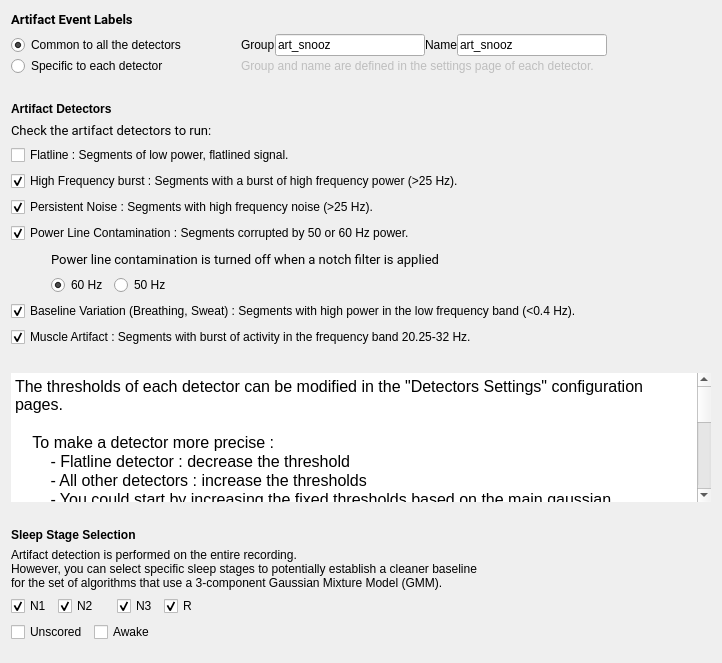
<?xml version="1.0" encoding="UTF-8"?>
<ui version="4.0">
 <class>DetectorsStep</class>
 <widget class="QWidget" name="DetectorsStep">
  <property name="geometry">
   <rect>
    <x>0</x>
    <y>0</y>
    <width>722</width>
    <height>663</height>
   </rect>
  </property>
  <property name="windowTitle">
   <string/>
  </property>
  <property name="styleSheet">
   <string notr="true">font: 12pt &quot;Roboto&quot;;</string>
  </property>
  <layout class="QVBoxLayout" name="verticalLayout_5">
   <item>
    <widget class="QLabel" name="label_3">
     <property name="font">
      <font>
       <family>Roboto</family>
       <pointsize>10</pointsize>
       <weight>50</weight>
       <italic>false</italic>
       <bold>false</bold>
      </font>
     </property>
     <property name="text">
      <string>&lt;html&gt;&lt;head/&gt;&lt;body&gt;&lt;p&gt;&lt;span style=&quot; font-weight:600;&quot;&gt;Artifact Event Labels&lt;/span&gt;&lt;/p&gt;&lt;/body&gt;&lt;/html&gt;</string>
     </property>
    </widget>
   </item>
   <item>
    <layout class="QVBoxLayout" name="verticalLayout_3">
     <property name="spacing">
      <number>0</number>
     </property>
     <item>
      <layout class="QHBoxLayout" name="horizontalLayout_2">
       <item>
        <widget class="QRadioButton" name="common_radioButton">
         <property name="minimumSize">
          <size>
           <width>230</width>
           <height>0</height>
          </size>
         </property>
         <property name="maximumSize">
          <size>
           <width>230</width>
           <height>16777215</height>
          </size>
         </property>
         <property name="text">
          <string>Common to all the detectors</string>
         </property>
         <property name="checked">
          <bool>true</bool>
         </property>
         <attribute name="buttonGroup">
          <string notr="true">buttonGroup</string>
         </attribute>
        </widget>
       </item>
       <item>
        <widget class="QLabel" name="label_4">
         <property name="text">
          <string>Group</string>
         </property>
        </widget>
       </item>
       <item>
        <widget class="QLineEdit" name="unique_group_lineEdit">
         <property name="minimumSize">
          <size>
           <width>150</width>
           <height>0</height>
          </size>
         </property>
         <property name="maximumSize">
          <size>
           <width>150</width>
           <height>16777215</height>
          </size>
         </property>
         <property name="toolTip">
          <string>Write the common artifact event name to use for all the detectors.</string>
         </property>
         <property name="text">
          <string>art_snooz</string>
         </property>
         <property name="alignment">
          <set>Qt::AlignLeading|Qt::AlignLeft|Qt::AlignVCenter</set>
         </property>
        </widget>
       </item>
       <item>
        <widget class="QLabel" name="label_5">
         <property name="text">
          <string>Name</string>
         </property>
        </widget>
       </item>
       <item>
        <widget class="QLineEdit" name="unique_name_lineEdit">
         <property name="minimumSize">
          <size>
           <width>150</width>
           <height>0</height>
          </size>
         </property>
         <property name="maximumSize">
          <size>
           <width>150</width>
           <height>16777215</height>
          </size>
         </property>
         <property name="text">
          <string>art_snooz</string>
         </property>
        </widget>
       </item>
       <item>
        <spacer name="horizontalSpacer_2">
         <property name="orientation">
          <enum>Qt::Horizontal</enum>
         </property>
         <property name="sizeHint" stdset="0">
          <size>
           <width>40</width>
           <height>20</height>
          </size>
         </property>
        </spacer>
       </item>
      </layout>
     </item>
     <item>
      <layout class="QHBoxLayout" name="horizontalLayout_3">
       <item>
        <widget class="QRadioButton" name="specific_radioButton">
         <property name="minimumSize">
          <size>
           <width>230</width>
           <height>0</height>
          </size>
         </property>
         <property name="maximumSize">
          <size>
           <width>230</width>
           <height>16777215</height>
          </size>
         </property>
         <property name="text">
          <string>Specific to each detector</string>
         </property>
         <attribute name="buttonGroup">
          <string notr="true">buttonGroup</string>
         </attribute>
        </widget>
       </item>
       <item>
        <widget class="QLabel" name="specific_name_label">
         <property name="enabled">
          <bool>false</bool>
         </property>
         <property name="maximumSize">
          <size>
           <width>16777215</width>
           <height>16777215</height>
          </size>
         </property>
         <property name="text">
          <string>Group and name are defined in the settings page of each detector.</string>
         </property>
        </widget>
       </item>
       <item>
        <spacer name="horizontalSpacer_6">
         <property name="orientation">
          <enum>Qt::Horizontal</enum>
         </property>
         <property name="sizeHint" stdset="0">
          <size>
           <width>40</width>
           <height>20</height>
          </size>
         </property>
        </spacer>
       </item>
      </layout>
     </item>
    </layout>
   </item>
   <item>
    <spacer name="verticalSpacer_3">
     <property name="orientation">
      <enum>Qt::Vertical</enum>
     </property>
     <property name="sizeType">
      <enum>QSizePolicy::Fixed</enum>
     </property>
     <property name="sizeHint" stdset="0">
      <size>
       <width>20</width>
       <height>20</height>
      </size>
     </property>
    </spacer>
   </item>
   <item>
    <layout class="QVBoxLayout" name="verticalLayout_2">
     <item>
      <widget class="QLabel" name="label_6">
       <property name="text">
        <string>&lt;html&gt;&lt;head/&gt;&lt;body&gt;&lt;p&gt;&lt;span style=&quot; font-weight:600;&quot;&gt;Artifact Detectors&lt;/span&gt;&lt;/p&gt;&lt;/body&gt;&lt;/html&gt;</string>
       </property>
      </widget>
     </item>
     <item>
      <widget class="QLabel" name="label_2">
       <property name="font">
        <font>
         <family>Roboto</family>
         <pointsize>10</pointsize>
         <weight>50</weight>
         <italic>false</italic>
         <bold>false</bold>
        </font>
       </property>
       <property name="text">
        <string>Check the artifact detectors to run:</string>
       </property>
      </widget>
     </item>
     <item>
      <widget class="QCheckBox" name="flatline_checkBox">
       <property name="text">
        <string>Flatline : Segments of low power, flatlined signal.</string>
       </property>
       <property name="checked">
        <bool>false</bool>
       </property>
      </widget>
     </item>
     <item>
      <widget class="QCheckBox" name="highfreq_checkBox">
       <property name="text">
        <string>High Frequency burst : Segments with a burst of high frequency power (&gt;25 Hz).</string>
       </property>
       <property name="checked">
        <bool>true</bool>
       </property>
      </widget>
     </item>
     <item>
      <widget class="QCheckBox" name="persistent_checkBox">
       <property name="text">
        <string>Persistent Noise : Segments with high frequency noise (&gt;25 Hz).</string>
       </property>
       <property name="checked">
        <bool>true</bool>
       </property>
      </widget>
     </item>
     <item>
      <widget class="QCheckBox" name="powerline_checkBox">
       <property name="text">
        <string>Power Line Contamination : Segments corrupted by 50 or 60 Hz power.</string>
       </property>
       <property name="checked">
        <bool>true</bool>
       </property>
      </widget>
     </item>
     <item>
      <layout class="QVBoxLayout" name="verticalLayout">
       <item>
        <layout class="QHBoxLayout" name="horizontalLayout_5">
         <item>
          <spacer name="horizontalSpacer_5">
           <property name="orientation">
            <enum>Qt::Horizontal</enum>
           </property>
           <property name="sizeType">
            <enum>QSizePolicy::Fixed</enum>
           </property>
           <property name="sizeHint" stdset="0">
            <size>
             <width>40</width>
             <height>20</height>
            </size>
           </property>
          </spacer>
         </item>
         <item>
          <widget class="QLabel" name="label">
           <property name="font">
            <font>
             <family>Roboto</family>
             <pointsize>10</pointsize>
             <weight>50</weight>
             <italic>false</italic>
             <bold>false</bold>
            </font>
           </property>
           <property name="text">
            <string>Power line contamination is turned off when a notch filter is applied</string>
           </property>
          </widget>
         </item>
        </layout>
       </item>
       <item>
        <layout class="QHBoxLayout" name="horizontalLayout">
         <item>
          <spacer name="horizontalSpacer_4">
           <property name="orientation">
            <enum>Qt::Horizontal</enum>
           </property>
           <property name="sizeType">
            <enum>QSizePolicy::Fixed</enum>
           </property>
           <property name="sizeHint" stdset="0">
            <size>
             <width>40</width>
             <height>20</height>
            </size>
           </property>
          </spacer>
         </item>
         <item>
          <widget class="QRadioButton" name="radioButton_60Hz">
           <property name="maximumSize">
            <size>
             <width>150</width>
             <height>16777215</height>
            </size>
           </property>
           <property name="text">
            <string>60 Hz</string>
           </property>
           <property name="checked">
            <bool>true</bool>
           </property>
           <attribute name="buttonGroup">
            <string notr="true">buttonGroup_2</string>
           </attribute>
          </widget>
         </item>
         <item>
          <widget class="QRadioButton" name="radioButton_50Hz">
           <property name="maximumSize">
            <size>
             <width>150</width>
             <height>16777215</height>
            </size>
           </property>
           <property name="text">
            <string>50 Hz</string>
           </property>
           <attribute name="buttonGroup">
            <string notr="true">buttonGroup_2</string>
           </attribute>
          </widget>
         </item>
         <item>
          <spacer name="horizontalSpacer_3">
           <property name="orientation">
            <enum>Qt::Horizontal</enum>
           </property>
           <property name="sizeHint" stdset="0">
            <size>
             <width>40</width>
             <height>20</height>
            </size>
           </property>
          </spacer>
         </item>
        </layout>
       </item>
      </layout>
     </item>
     <item>
      <widget class="QCheckBox" name="bslvar_checkBox">
       <property name="text">
        <string>Baseline Variation (Breathing, Sweat) : Segments with high power in the low frequency band (&lt;0.4 Hz).</string>
       </property>
       <property name="checked">
        <bool>true</bool>
       </property>
      </widget>
     </item>
     <item>
      <widget class="QCheckBox" name="muscle_checkBox">
       <property name="text">
        <string>Muscle Artifact : Segments with burst of activity in the frequency band 20.25-32 Hz.</string>
       </property>
       <property name="checked">
        <bool>true</bool>
       </property>
      </widget>
     </item>
    </layout>
   </item>
   <item>
    <spacer name="verticalSpacer">
     <property name="orientation">
      <enum>Qt::Vertical</enum>
     </property>
     <property name="sizeType">
      <enum>QSizePolicy::Fixed</enum>
     </property>
     <property name="sizeHint" stdset="0">
      <size>
       <width>20</width>
       <height>20</height>
      </size>
     </property>
    </spacer>
   </item>
   <item>
    <widget class="QTextEdit" name="textEdit">
     <property name="sizePolicy">
      <sizepolicy hsizetype="Expanding" vsizetype="Expanding">
       <horstretch>0</horstretch>
       <verstretch>10</verstretch>
      </sizepolicy>
     </property>
     <property name="minimumSize">
      <size>
       <width>0</width>
       <height>0</height>
      </size>
     </property>
     <property name="maximumSize">
      <size>
       <width>16777215</width>
       <height>268</height>
      </size>
     </property>
     <property name="frameShape">
      <enum>QFrame::VLine</enum>
     </property>
     <property name="lineWidth">
      <number>0</number>
     </property>
     <property name="sizeAdjustPolicy">
      <enum>QAbstractScrollArea::AdjustToContents</enum>
     </property>
     <property name="readOnly">
      <bool>true</bool>
     </property>
     <property name="html">
      <string>&lt;!DOCTYPE HTML PUBLIC &quot;-//W3C//DTD HTML 4.0//EN&quot; &quot;http://www.w3.org/TR/REC-html40/strict.dtd&quot;&gt;
&lt;html&gt;&lt;head&gt;&lt;meta name=&quot;qrichtext&quot; content=&quot;1&quot; /&gt;&lt;style type=&quot;text/css&quot;&gt;
p, li { white-space: pre-wrap; }
&lt;/style&gt;&lt;/head&gt;&lt;body style=&quot; font-family:'Roboto'; font-size:12pt; font-weight:400; font-style:normal;&quot;&gt;
&lt;p style=&quot; margin-top:0px; margin-bottom:0px; margin-left:0px; margin-right:0px; -qt-block-indent:0; text-indent:0px;&quot;&gt;The thresholds of each detector can be modified in the &amp;quot;Detectors Settings&amp;quot; configuration pages.&lt;/p&gt;
&lt;p style=&quot;-qt-paragraph-type:empty; margin-top:0px; margin-bottom:0px; margin-left:0px; margin-right:0px; -qt-block-indent:0; text-indent:0px;&quot;&gt;&lt;br /&gt;&lt;/p&gt;
&lt;p style=&quot; margin-top:0px; margin-bottom:0px; margin-left:0px; margin-right:0px; -qt-block-indent:0; text-indent:0px;&quot;&gt;    To make a detector more precise : &lt;/p&gt;
&lt;p style=&quot; margin-top:0px; margin-bottom:0px; margin-left:0px; margin-right:0px; -qt-block-indent:0; text-indent:0px;&quot;&gt;        - Flatline detector : decrease the threshold&lt;/p&gt;
&lt;p style=&quot; margin-top:0px; margin-bottom:0px; margin-left:0px; margin-right:0px; -qt-block-indent:0; text-indent:0px;&quot;&gt;        - All other detectors : increase the thresholds&lt;/p&gt;
&lt;p style=&quot; margin-top:0px; margin-bottom:0px; margin-left:0px; margin-right:0px; -qt-block-indent:0; text-indent:0px;&quot;&gt;        - You could start by increasing the fixed thresholds based on the main gaussian distrbution.&lt;/p&gt;
&lt;p style=&quot; margin-top:0px; margin-bottom:0px; margin-left:0px; margin-right:0px; -qt-block-indent:0; text-indent:0px;&quot;&gt;          I.e. increase the thresholds from 4 X STD to 5 X STD.&lt;/p&gt;
&lt;p style=&quot;-qt-paragraph-type:empty; margin-top:0px; margin-bottom:0px; margin-left:0px; margin-right:0px; -qt-block-indent:0; text-indent:0px;&quot;&gt;&lt;br /&gt;&lt;/p&gt;
&lt;p style=&quot; margin-top:0px; margin-bottom:0px; margin-left:0px; margin-right:0px; -qt-block-indent:0; text-indent:0px;&quot;&gt;    To make a detector more sensitive : &lt;/p&gt;
&lt;p style=&quot; margin-top:0px; margin-bottom:0px; margin-left:0px; margin-right:0px; -qt-block-indent:0; text-indent:0px;&quot;&gt;        - Flatline detector : increase the threshold&lt;/p&gt;
&lt;p style=&quot; margin-top:0px; margin-bottom:0px; margin-left:0px; margin-right:0px; -qt-block-indent:0; text-indent:0px;&quot;&gt;        - All other detectors : decrease the thresholds&lt;/p&gt;
&lt;p style=&quot; margin-top:0px; margin-bottom:0px; margin-left:0px; margin-right:0px; -qt-block-indent:0; text-indent:0px;&quot;&gt;        - You could start by decreasing the fixed thresholds based on the main gaussian distrbution.&lt;/p&gt;
&lt;p style=&quot; margin-top:0px; margin-bottom:0px; margin-left:0px; margin-right:0px; -qt-block-indent:0; text-indent:0px;&quot;&gt;          I.e. decrease the thresholds from 4 X STD to 3 X STD, except for the baseline variation which the minimum value should be 3.5.&lt;/p&gt;
&lt;p style=&quot;-qt-paragraph-type:empty; margin-top:0px; margin-bottom:0px; margin-left:0px; margin-right:0px; -qt-block-indent:0; text-indent:0px;&quot;&gt;&lt;br /&gt;&lt;/p&gt;
&lt;p style=&quot; margin-top:0px; margin-bottom:0px; margin-left:0px; margin-right:0px; -qt-block-indent:0; text-indent:0px;&quot;&gt;For more information see the  &amp;quot;Detectors Settings&amp;quot; configuration page for each specific detector. &lt;/p&gt;&lt;/body&gt;&lt;/html&gt;</string>
     </property>
    </widget>
   </item>
   <item>
    <spacer name="verticalSpacer_2">
     <property name="orientation">
      <enum>Qt::Vertical</enum>
     </property>
     <property name="sizeType">
      <enum>QSizePolicy::Fixed</enum>
     </property>
     <property name="sizeHint" stdset="0">
      <size>
       <width>20</width>
       <height>20</height>
      </size>
     </property>
    </spacer>
   </item>
   <item>
    <layout class="QVBoxLayout" name="verticalLayout_4">
     <item>
      <widget class="QLabel" name="label_7">
       <property name="text">
        <string>&lt;html&gt;&lt;head/&gt;&lt;body&gt;&lt;p&gt;&lt;span style=&quot; font-weight:600;&quot;&gt;Sleep Stage Selection&lt;/span&gt;&lt;/p&gt;&lt;/body&gt;&lt;/html&gt;</string>
       </property>
      </widget>
     </item>
     <item>
      <widget class="QLabel" name="label_8">
       <property name="text">
        <string>Artifact detection is performed on the entire recording.
However, you can select specific sleep stages to potentially establish a cleaner baseline
for the set of algorithms that use a 3-component Gaussian Mixture Model (GMM).</string>
       </property>
      </widget>
     </item>
    </layout>
   </item>
   <item>
    <layout class="QHBoxLayout" name="horizontalLayout_4">
     <item>
      <layout class="QGridLayout" name="gridLayout">
       <item row="0" column="0">
        <widget class="QCheckBox" name="checkBox_1">
         <property name="text">
          <string>N1</string>
         </property>
         <property name="checked">
          <bool>true</bool>
         </property>
        </widget>
       </item>
       <item row="0" column="1" colspan="2">
        <widget class="QCheckBox" name="checkBox_2">
         <property name="text">
          <string>N2</string>
         </property>
         <property name="checked">
          <bool>true</bool>
         </property>
        </widget>
       </item>
       <item row="0" column="3">
        <widget class="QCheckBox" name="checkBox_3">
         <property name="text">
          <string>N3</string>
         </property>
         <property name="checked">
          <bool>true</bool>
         </property>
        </widget>
       </item>
       <item row="0" column="4">
        <widget class="QCheckBox" name="checkBox_5">
         <property name="text">
          <string>R</string>
         </property>
         <property name="checked">
          <bool>true</bool>
         </property>
        </widget>
       </item>
       <item row="1" column="0" colspan="2">
        <widget class="QCheckBox" name="checkBox_9">
         <property name="text">
          <string>Unscored</string>
         </property>
        </widget>
       </item>
       <item row="1" column="2" colspan="2">
        <widget class="QCheckBox" name="checkBox_0">
         <property name="text">
          <string>Awake</string>
         </property>
        </widget>
       </item>
      </layout>
     </item>
     <item>
      <spacer name="horizontalSpacer">
       <property name="orientation">
        <enum>Qt::Horizontal</enum>
       </property>
       <property name="sizeHint" stdset="0">
        <size>
         <width>40</width>
         <height>20</height>
        </size>
       </property>
      </spacer>
     </item>
    </layout>
   </item>
   <item>
    <spacer name="verticalSpacer_4">
     <property name="orientation">
      <enum>Qt::Vertical</enum>
     </property>
     <property name="sizeType">
      <enum>QSizePolicy::Expanding</enum>
     </property>
     <property name="sizeHint" stdset="0">
      <size>
       <width>20</width>
       <height>10</height>
      </size>
     </property>
    </spacer>
   </item>
  </layout>
 </widget>
 <resources>
  <include location="../../../../../scinodes_poc/src/main/python/ui/themes/themes.qrc"/>
 </resources>
 <connections>
  <connection>
   <sender>radioButton_50Hz</sender>
   <signal>clicked()</signal>
   <receiver>DetectorsStep</receiver>
   <slot>update_settings_slot()</slot>
   <hints>
    <hint type="sourcelabel">
     <x>457</x>
     <y>202</y>
    </hint>
    <hint type="destinationlabel">
     <x>505</x>
     <y>347</y>
    </hint>
   </hints>
  </connection>
  <connection>
   <sender>radioButton_60Hz</sender>
   <signal>clicked()</signal>
   <receiver>DetectorsStep</receiver>
   <slot>update_settings_slot()</slot>
   <hints>
    <hint type="sourcelabel">
     <x>189</x>
     <y>202</y>
    </hint>
    <hint type="destinationlabel">
     <x>505</x>
     <y>347</y>
    </hint>
   </hints>
  </connection>
  <connection>
   <sender>powerline_checkBox</sender>
   <signal>clicked()</signal>
   <receiver>DetectorsStep</receiver>
   <slot>update_settings_slot()</slot>
   <hints>
    <hint type="sourcelabel">
     <x>323</x>
     <y>157</y>
    </hint>
    <hint type="destinationlabel">
     <x>505</x>
     <y>347</y>
    </hint>
   </hints>
  </connection>
  <connection>
   <sender>common_radioButton</sender>
   <signal>clicked()</signal>
   <receiver>DetectorsStep</receiver>
   <slot>update_event_label_slot()</slot>
   <hints>
    <hint type="sourcelabel">
     <x>161</x>
     <y>47</y>
    </hint>
    <hint type="destinationlabel">
     <x>505</x>
     <y>347</y>
    </hint>
   </hints>
  </connection>
  <connection>
   <sender>specific_radioButton</sender>
   <signal>clicked()</signal>
   <receiver>DetectorsStep</receiver>
   <slot>update_event_label_slot()</slot>
   <hints>
    <hint type="sourcelabel">
     <x>161</x>
     <y>79</y>
    </hint>
    <hint type="destinationlabel">
     <x>505</x>
     <y>347</y>
    </hint>
   </hints>
  </connection>
  <connection>
   <sender>unique_group_lineEdit</sender>
   <signal>editingFinished()</signal>
   <receiver>DetectorsStep</receiver>
   <slot>update_event_label_slot()</slot>
   <hints>
    <hint type="sourcelabel">
     <x>443</x>
     <y>47</y>
    </hint>
    <hint type="destinationlabel">
     <x>505</x>
     <y>347</y>
    </hint>
   </hints>
  </connection>
  <connection>
   <sender>unique_name_lineEdit</sender>
   <signal>editingFinished()</signal>
   <receiver>DetectorsStep</receiver>
   <slot>update_event_label_slot()</slot>
   <hints>
    <hint type="sourcelabel">
     <x>650</x>
     <y>47</y>
    </hint>
    <hint type="destinationlabel">
     <x>505</x>
     <y>347</y>
    </hint>
   </hints>
  </connection>
  <connection>
   <sender>checkBox_0</sender>
   <signal>clicked()</signal>
   <receiver>DetectorsStep</receiver>
   <slot>update_stages_slot()</slot>
   <hints>
    <hint type="sourcelabel">
     <x>124</x>
     <y>622</y>
    </hint>
    <hint type="destinationlabel">
     <x>360</x>
     <y>331</y>
    </hint>
   </hints>
  </connection>
  <connection>
   <sender>checkBox_1</sender>
   <signal>clicked()</signal>
   <receiver>DetectorsStep</receiver>
   <slot>update_stages_slot()</slot>
   <hints>
    <hint type="sourcelabel">
     <x>30</x>
     <y>596</y>
    </hint>
    <hint type="destinationlabel">
     <x>360</x>
     <y>331</y>
    </hint>
   </hints>
  </connection>
  <connection>
   <sender>checkBox_2</sender>
   <signal>clicked()</signal>
   <receiver>DetectorsStep</receiver>
   <slot>update_stages_slot()</slot>
   <hints>
    <hint type="sourcelabel">
     <x>82</x>
     <y>596</y>
    </hint>
    <hint type="destinationlabel">
     <x>360</x>
     <y>331</y>
    </hint>
   </hints>
  </connection>
  <connection>
   <sender>checkBox_3</sender>
   <signal>clicked()</signal>
   <receiver>DetectorsStep</receiver>
   <slot>update_stages_slot()</slot>
   <hints>
    <hint type="sourcelabel">
     <x>135</x>
     <y>596</y>
    </hint>
    <hint type="destinationlabel">
     <x>360</x>
     <y>331</y>
    </hint>
   </hints>
  </connection>
  <connection>
   <sender>checkBox_5</sender>
   <signal>clicked()</signal>
   <receiver>DetectorsStep</receiver>
   <slot>update_stages_slot()</slot>
   <hints>
    <hint type="sourcelabel">
     <x>176</x>
     <y>596</y>
    </hint>
    <hint type="destinationlabel">
     <x>360</x>
     <y>331</y>
    </hint>
   </hints>
  </connection>
 </connections>
 <slots>
  <slot>update_settings_slot()</slot>
  <slot>update_event_label_slot()</slot>
  <slot>update_stages_slot()</slot>
 </slots>
 <buttongroups>
  <buttongroup name="buttonGroup_2"/>
  <buttongroup name="buttonGroup"/>
 </buttongroups>
</ui>
